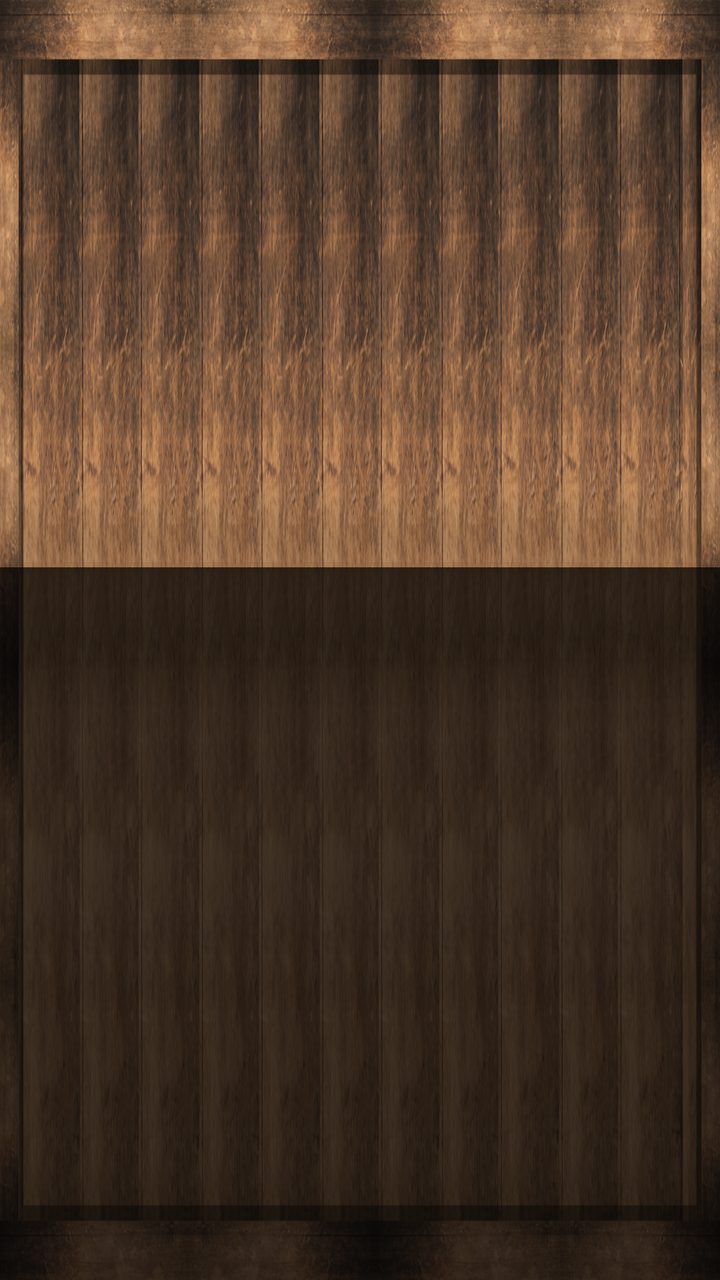
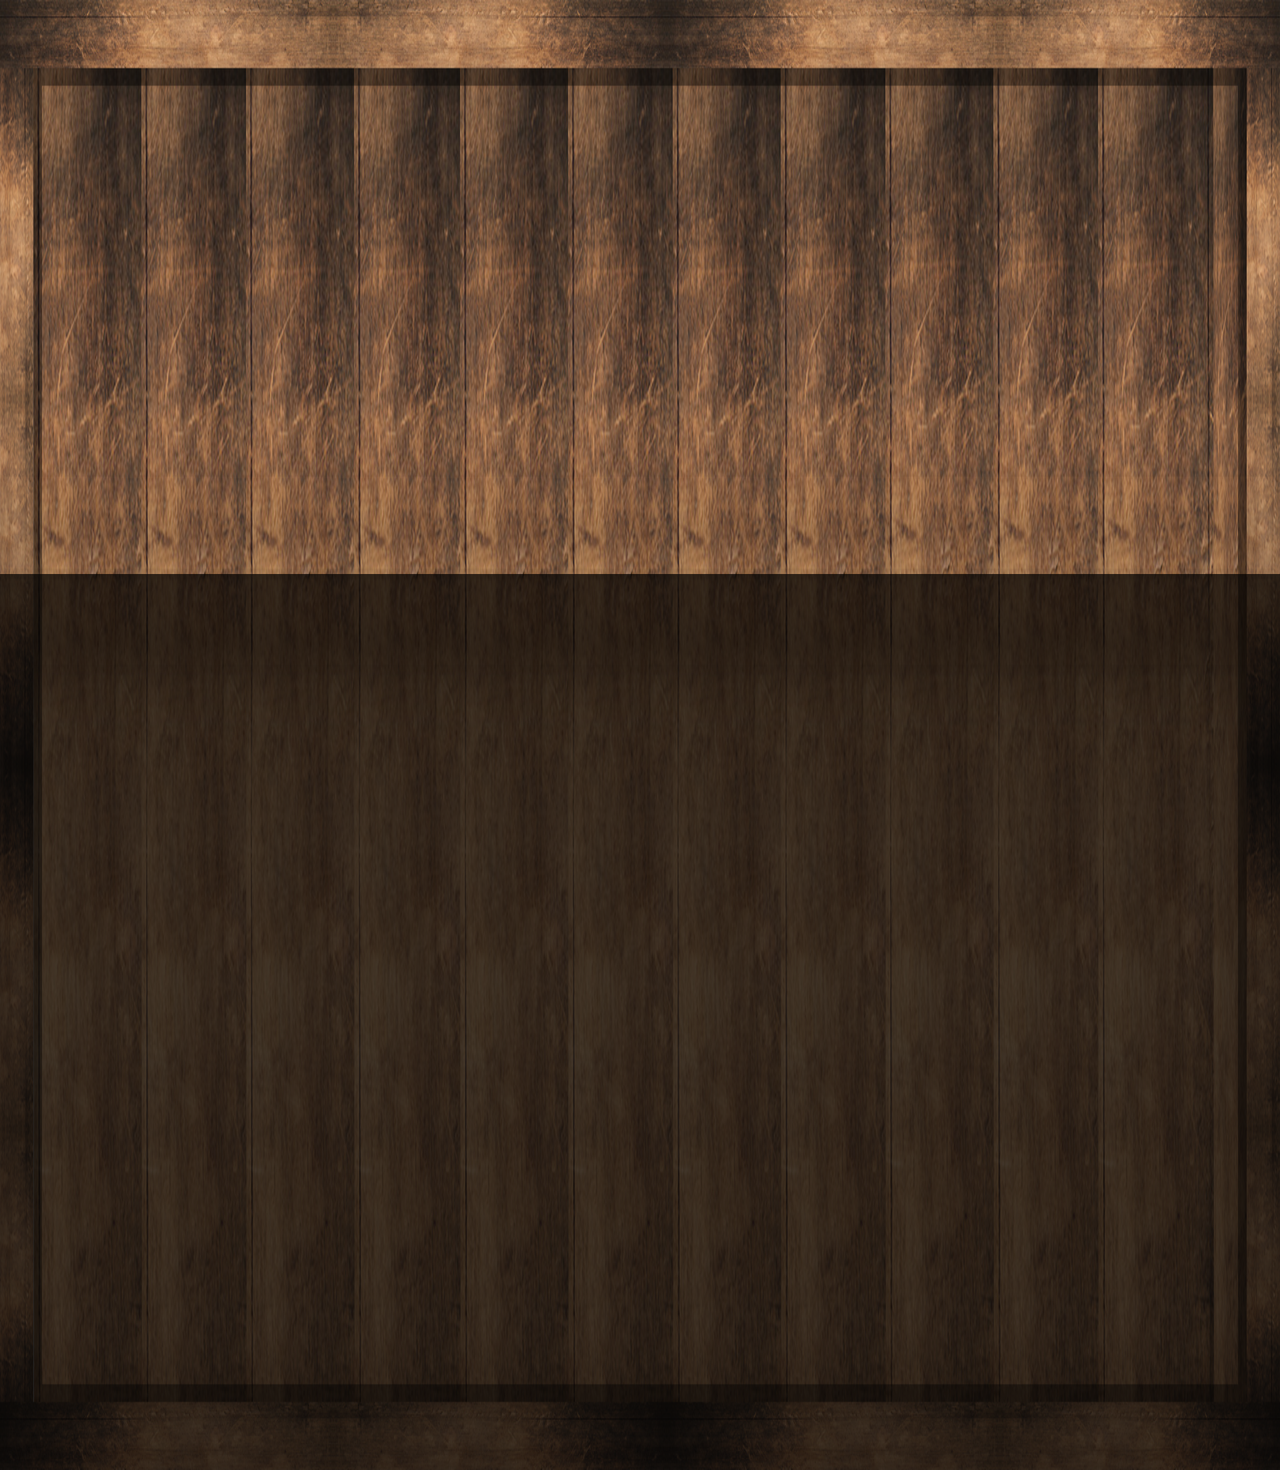

An Android layout and its configuration variant, each rendered on a device that would load it. The default file and the variant file are quoted in full after the pictures.
<!-- AndroidManifest.xml: application theme AppTheme -->
<!-- res/layout/game_details_layout.xml -->
<?xml version="1.0" encoding="utf-8"?>
<layout xmlns:android="http://schemas.android.com/apk/res/android"
    xmlns:app="http://schemas.android.com/apk/res-auto">

    <androidx.constraintlayout.widget.ConstraintLayout
        android:layout_width="match_parent"
        android:layout_height="match_parent"
        android:id="@+id/rootView"
        android:background="@drawable/background">

        <com.google.android.material.tabs.TabLayout
            android:id="@+id/tabGallery"
            android:layout_width="match_parent"
            android:layout_height="0dp"
            app:tabMode="scrollable"
            app:tabGravity="center"
            app:tabPaddingStart="5dp"
            app:tabPaddingEnd="5dp"
            android:background="@android:color/transparent"
            android:layout_marginTop="10dp"
            app:tabIndicator="@android:color/transparent"
            android:theme="@style/tab.layout.appearance"
            android:elevation="15dp"
            app:layout_constraintHeight_percent=".07"
            app:layout_constraintTop_toBottomOf="@id/gallery" />

        <androidx.viewpager2.widget.ViewPager2
            android:id="@+id/gallery"
            android:layout_width="match_parent"
            android:layout_height="0dp"
            android:clipToPadding="false"
            android:clipChildren="false"
            android:paddingStart="40dp"
            android:paddingEnd="40dp"
            android:background="@android:color/transparent"
            android:layout_marginTop="5dp"
            android:contentDescription="@string/details_gallery"
            android:overScrollMode="never"
            app:layout_constraintEnd_toEndOf="parent"
            app:layout_constraintHeight_percent=".35"
            app:layout_constraintStart_toStartOf="parent"
            app:layout_constraintTop_toTopOf="parent" />

        <com.google.android.material.tabs.TabLayout
            android:id="@+id/tabLayout"
            android:layout_width="match_parent"
            android:layout_height="wrap_content"
            app:tabMode="fixed"
            android:background="@color/fragmentBlackTransparent"
            android:theme="@style/tab.layout.appearance"
            android:elevation="15dp"
            app:layout_constraintTop_toBottomOf="@id/tabGallery" />

        <androidx.viewpager2.widget.ViewPager2
            android:id="@+id/games_viewPager"
            android:layout_width="match_parent"
            android:layout_height="0dp"
            android:background="@color/fragmentBlackTransparent"
            app:layout_constraintTop_toBottomOf="@+id/tabLayout"
            app:layout_constraintStart_toStartOf="parent"
            app:layout_constraintHeight_percent="0.5" />
    </androidx.constraintlayout.widget.ConstraintLayout>
</layout>
<!-- resources referenced by this layout -->
<resources>
  <color name="fragmentBlackTransparent">#B7000000</color>
  <!-- drawable background: png bitmap (drawable-v24, 945164 bytes) -->
  <string name="details_gallery">Gallery</string>
  <style name="tab.layout.appearance" parent="Theme.MaterialComponents">
          <item name="tabSelectedTextColor">@color/lightGreen</item>
          <item name="tabInlineLabel">true</item>
          <item name="tabIndicatorColor">@color/lightGreen</item>
          <item name="colorPrimary">@color/lightGreen</item>
      </style>
  <style name="AppTheme" parent="Theme.AppCompat.Light.DarkActionBar">
          <item name="colorPrimary">@color/colorPrimary</item>
          <item name="colorPrimaryDark">@color/colorPrimaryDark</item>
          <item name="colorAccent">@color/colorAccent</item>
      </style>
  <color name="lightGreen">#ED0BFD8A</color>
  <color name="colorPrimary">#ED0BFD8A</color>
  <color name="colorPrimaryDark">#3700B3</color>
  <color name="colorAccent">#03DAC5</color>
</resources>
<!-- res/layout-land/game_details_layout.xml (the repository's variant of the layout above) -->
<!-- drawn on the phone turned sideways -->
<?xml version="1.0" encoding="utf-8"?>
<layout xmlns:android="http://schemas.android.com/apk/res/android"
    xmlns:app="http://schemas.android.com/apk/res-auto">

    <ScrollView
        android:id="@+id/scrollable"
        android:layout_width="match_parent"
        android:layout_height="match_parent">

        <LinearLayout
            android:layout_width="match_parent"
            android:layout_height="wrap_content">

            <androidx.constraintlayout.widget.ConstraintLayout
                android:id="@+id/rootView"
                android:layout_width="match_parent"
                android:layout_height="match_parent"
                android:background="@drawable/background">

                <com.google.android.material.tabs.TabLayout
                    android:id="@+id/tabGallery"
                    android:layout_width="match_parent"
                    android:layout_height="0dp"
                    android:layout_marginTop="10dp"
                    android:background="@android:color/transparent"
                    android:elevation="15dp"
                    android:theme="@style/tab.layout.appearance"
                    app:layout_constraintHeight_percent=".07"
                    app:layout_constraintTop_toBottomOf="@id/gallery"
                    app:tabGravity="center"
                    app:tabIndicator="@android:color/transparent"
                    app:tabMode="scrollable"
                    app:tabPaddingEnd="5dp"
                    app:tabPaddingStart="5dp" />

                <androidx.viewpager2.widget.ViewPager2
                    android:id="@+id/gallery"
                    android:layout_width="match_parent"
                    android:layout_height="0dp"
                    android:layout_marginTop="5dp"
                    android:background="@android:color/transparent"
                    android:clipChildren="false"
                    android:clipToPadding="false"
                    android:contentDescription="@string/details_gallery"
                    android:overScrollMode="never"
                    android:paddingStart="40dp"
                    android:paddingEnd="40dp"
                    app:layout_constraintEnd_toEndOf="parent"
                    app:layout_constraintHeight_percent=".3"
                    app:layout_constraintStart_toStartOf="parent"
                    app:layout_constraintTop_toTopOf="parent" />

                <com.google.android.material.tabs.TabLayout
                    android:id="@+id/tabLayout"
                    android:layout_width="match_parent"
                    android:layout_height="wrap_content"
                    android:background="@color/fragmentBlackTransparent"
                    android:elevation="15dp"
                    android:theme="@style/tab.layout.appearance"
                    app:layout_constraintTop_toBottomOf="@id/tabGallery"
                    app:tabMode="fixed" />

                <androidx.viewpager2.widget.ViewPager2
                    android:id="@+id/games_viewPager"
                    android:layout_width="match_parent"
                    android:layout_height="400dp"
                    android:background="@color/fragmentBlackTransparent"
                    app:layout_constraintHeight_percent="0.55"
                    app:layout_constraintStart_toStartOf="parent"
                    app:layout_constraintTop_toBottomOf="@+id/tabLayout" />
            </androidx.constraintlayout.widget.ConstraintLayout>
        </LinearLayout>
    </ScrollView>
</layout>
